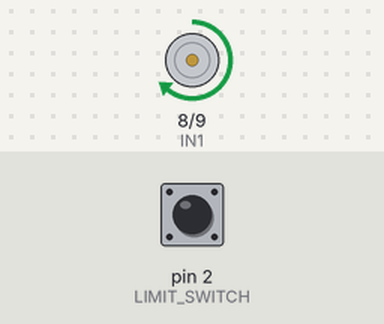
The sketch below on a simulated Arduino Uno, built with avr-gcc and run on an emulated ATmega328P. Shown: motor-driver pin pairs drawn as motors (green arrow = first pin HIGH = forward, orange = second pin HIGH = backward, longer = more drive, scaled by the enable pin). The test bench sets the inputs (shaded band); at power-on: pin 2 (LIMIT_SWITCH) HIGH.

Above: at 1.2 s.
1.3 s: pin 2 (LIMIT_SWITCH) pulled LOW for 0.15 s
At 1.37 s:
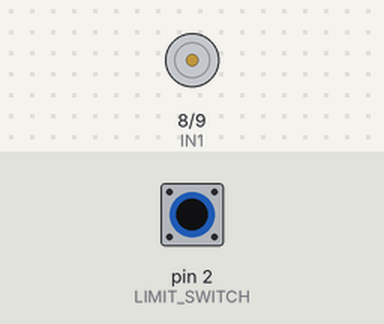
2.9 s: pin 2 (LIMIT_SWITCH) pulled LOW for 3.2 s
At 6.7 s:
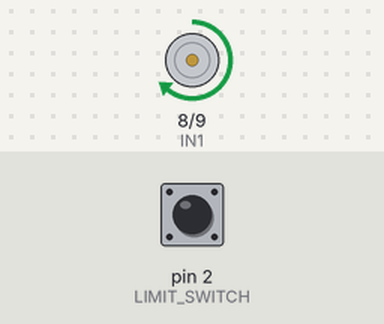
Timing chart, 0 to 8.2 s (numbered marks = the images above; inputs shaded):
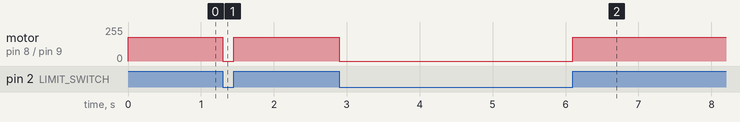

The sketch:

DC_Motor_Test_Bench.ino
```cpp
int ENA = 5;
int IN1 = 8;
int IN2 = 9;
int LIMIT_SWITCH = 2;

void setup() {
  pinMode(ENA, OUTPUT);
  pinMode(IN1, OUTPUT);
  pinMode(IN2, OUTPUT);

  // Uses Arduino's internal pull-up resistor
  pinMode(LIMIT_SWITCH, INPUT_PULLUP);
}

void loop() {
  int switchState = digitalRead(LIMIT_SWITCH);

  // If limit switch is pressed, stop motor
  if (switchState == LOW) {
    analogWrite(ENA, 0);
    digitalWrite(IN1, LOW);
    digitalWrite(IN2, LOW);
  }
  // If switch is not pressed, run motor
  else {
    digitalWrite(IN1, HIGH);
    digitalWrite(IN2, LOW);
    analogWrite(ENA, 180);
  }
}
```

Measured:
- after the input at 1.3 s, motor on pin 8 (IN1) / pin 9 (IN2): forward 180/255 → stopped at once, → forward 180/255 0.15 s later
- after the input at 2.9 s, motor on pin 8 (IN1) / pin 9 (IN2): forward 180/255 → stopped at once, → forward 180/255 3.2 s later
